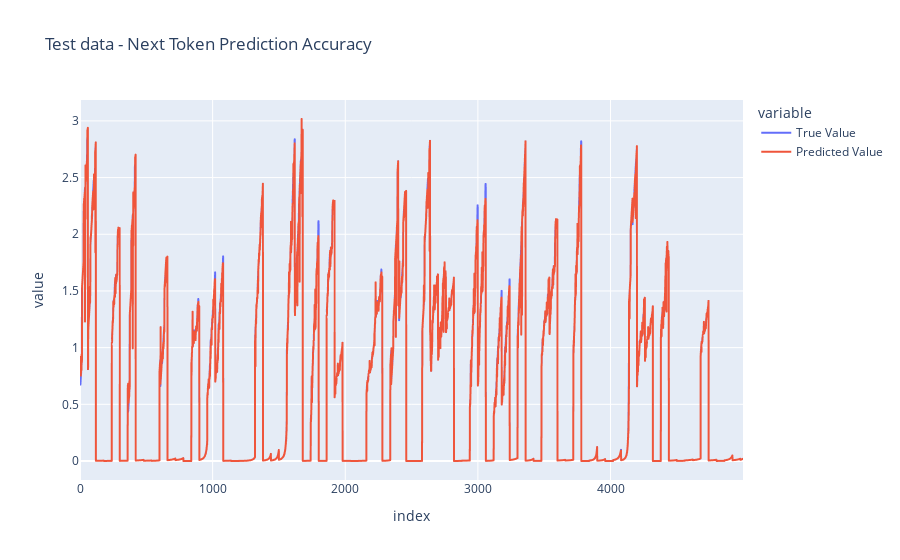

Notebook code for this chart:
### Code cell
dataset_raw= TimeSeriesDatasetRaw(test_episodes, context_window=context_window, vocab_size=vocab_size)
x_batch, y_batch = dataset_raw[range(5_000)]


print(x_batch.shape)

y_predict = learner.predict(x_batch, num_periods=1)[:, -1]


df=pd.DataFrame([y_batch, y_predict]).T
df.columns = ['True Value', 'Predicted Value']
fig = px.line(df, labels={ 'x':['Predicted Value','Predicted Value']}, title='Test data - Next Token Prediction Accuracy')
fig.show()

### Figure 1 — Plotly figure (JSON) as saved in the notebook; plotly's stock layout.template omitted (floating-point values rounded to 4 significant figures; data arrays with more than 128 entries replaced by an {"elided": "..."} marker saying what was removed)
{"data": [{"hovertemplate": "variable=True Value<br>index=%{x}<br>value=%{y}<extra></extra>", "legendgroup": "True Value", "line": {"color": "#636efa", "dash": "solid"}, "marker": {"symbol": "circle"}, "mode": "lines", "name": "True Value", "showlegend": true, "type": "scattergl", "x": {"elided": "5000 int values"}, "xaxis": "x", "y": {"elided": "5000 float values"}, "yaxis": "y"}, {"hovertemplate": "variable=Predicted Value<br>index=%{x}<br>value=%{y}<extra></extra>", "legendgroup": "Predicted Value", "line": {"color": "#EF553B", "dash": "solid"}, "marker": {"symbol": "circle"}, "mode": "lines", "name": "Predicted Value", "showlegend": true, "type": "scattergl", "x": {"elided": "5000 int values"}, "xaxis": "x", "y": {"elided": "5000 float values"}, "yaxis": "y"}], "layout": {"legend": {"title": {"text": "variable"}, "tracegroupgap": 0}, "title": {"text": "Test data - Next Token Prediction Accuracy"}, "xaxis": {"anchor": "y", "domain": [0, 1], "title": {"text": "index"}}, "yaxis": {"anchor": "x", "domain": [0, 1], "title": {"text": "value"}}}}
